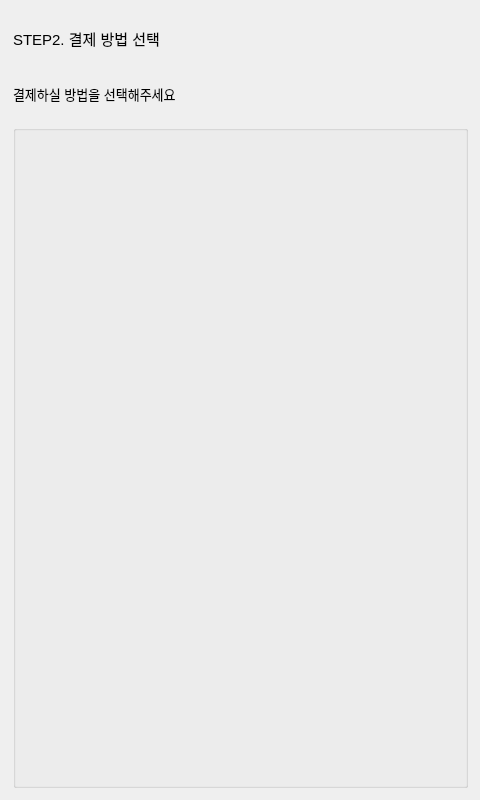
<?xml version="1.0" encoding="UTF-8"?>
<ui version="4.0">
 <class>Dialog</class>
 <widget class="QDialog" name="Dialog">
  <property name="geometry">
   <rect>
    <x>0</x>
    <y>0</y>
    <width>480</width>
    <height>800</height>
   </rect>
  </property>
  <property name="windowTitle">
   <string>Dialog</string>
  </property>
  <widget class="QWidget" name="verticalLayoutWidget">
   <property name="geometry">
    <rect>
     <x>0</x>
     <y>0</y>
     <width>481</width>
     <height>801</height>
    </rect>
   </property>
   <layout class="QGridLayout" name="gridLayout">
    <property name="sizeConstraint">
     <enum>QLayout::SetDefaultConstraint</enum>
    </property>
    <property name="leftMargin">
     <number>13</number>
    </property>
    <property name="topMargin">
     <number>13</number>
    </property>
    <property name="rightMargin">
     <number>13</number>
    </property>
    <property name="bottomMargin">
     <number>13</number>
    </property>
    <item row="0" column="0">
     <widget class="QLabel" name="labelMain">
      <property name="minimumSize">
       <size>
        <width>0</width>
        <height>50</height>
       </size>
      </property>
      <property name="maximumSize">
       <size>
        <width>16777215</width>
        <height>50</height>
       </size>
      </property>
      <property name="font">
       <font>
        <pointsize>11</pointsize>
       </font>
      </property>
      <property name="text">
       <string>STEP2. 결제 방법 선택</string>
      </property>
     </widget>
    </item>
    <item row="1" column="0">
     <widget class="QLabel" name="label">
      <property name="minimumSize">
       <size>
        <width>0</width>
        <height>50</height>
       </size>
      </property>
      <property name="maximumSize">
       <size>
        <width>16777215</width>
        <height>50</height>
       </size>
      </property>
      <property name="font">
       <font>
        <pointsize>10</pointsize>
       </font>
      </property>
      <property name="text">
       <string>결제하실 방법을 선택해주세요</string>
      </property>
     </widget>
    </item>
    <item row="2" column="0">
     <widget class="QGroupBox" name="groupBox">
      <property name="title">
       <string/>
      </property>
      <layout class="QGridLayout" name="gridLayout_2">
       <item row="2" column="1">
        <spacer name="verticalSpacer_3">
         <property name="orientation">
          <enum>Qt::Vertical</enum>
         </property>
         <property name="sizeHint" stdset="0">
          <size>
           <width>20</width>
           <height>40</height>
          </size>
         </property>
        </spacer>
       </item>
       <item row="3" column="1">
        <widget class="QLabel" name="btnCoupon">
         <property name="minimumSize">
          <size>
           <width>240</width>
           <height>240</height>
          </size>
         </property>
         <property name="maximumSize">
          <size>
           <width>240</width>
           <height>240</height>
          </size>
         </property>
         <property name="text">
          <string/>
         </property>
        </widget>
       </item>
       <item row="1" column="0">
        <spacer name="horizontalSpacer_2">
         <property name="orientation">
          <enum>Qt::Horizontal</enum>
         </property>
         <property name="sizeHint" stdset="0">
          <size>
           <width>20</width>
           <height>20</height>
          </size>
         </property>
        </spacer>
       </item>
       <item row="1" column="2">
        <spacer name="horizontalSpacer">
         <property name="orientation">
          <enum>Qt::Horizontal</enum>
         </property>
         <property name="sizeHint" stdset="0">
          <size>
           <width>40</width>
           <height>20</height>
          </size>
         </property>
        </spacer>
       </item>
       <item row="1" column="1">
        <widget class="QLabel" name="btnCard">
         <property name="minimumSize">
          <size>
           <width>240</width>
           <height>240</height>
          </size>
         </property>
         <property name="maximumSize">
          <size>
           <width>240</width>
           <height>240</height>
          </size>
         </property>
         <property name="text">
          <string/>
         </property>
        </widget>
       </item>
       <item row="6" column="1">
        <spacer name="verticalSpacer">
         <property name="orientation">
          <enum>Qt::Vertical</enum>
         </property>
         <property name="sizeHint" stdset="0">
          <size>
           <width>20</width>
           <height>40</height>
          </size>
         </property>
        </spacer>
       </item>
       <item row="0" column="1">
        <spacer name="verticalSpacer_2">
         <property name="orientation">
          <enum>Qt::Vertical</enum>
         </property>
         <property name="sizeHint" stdset="0">
          <size>
           <width>20</width>
           <height>40</height>
          </size>
         </property>
        </spacer>
       </item>
       <item row="5" column="1">
        <widget class="QLabel" name="btnBack">
         <property name="minimumSize">
          <size>
           <width>240</width>
           <height>30</height>
          </size>
         </property>
         <property name="maximumSize">
          <size>
           <width>16777215</width>
           <height>30</height>
          </size>
         </property>
         <property name="text">
          <string/>
         </property>
         <property name="alignment">
          <set>Qt::AlignCenter</set>
         </property>
        </widget>
       </item>
       <item row="4" column="1">
        <spacer name="verticalSpacer_4">
         <property name="orientation">
          <enum>Qt::Vertical</enum>
         </property>
         <property name="sizeHint" stdset="0">
          <size>
           <width>20</width>
           <height>40</height>
          </size>
         </property>
        </spacer>
       </item>
      </layout>
     </widget>
    </item>
   </layout>
  </widget>
 </widget>
 <resources/>
 <connections/>
</ui>
